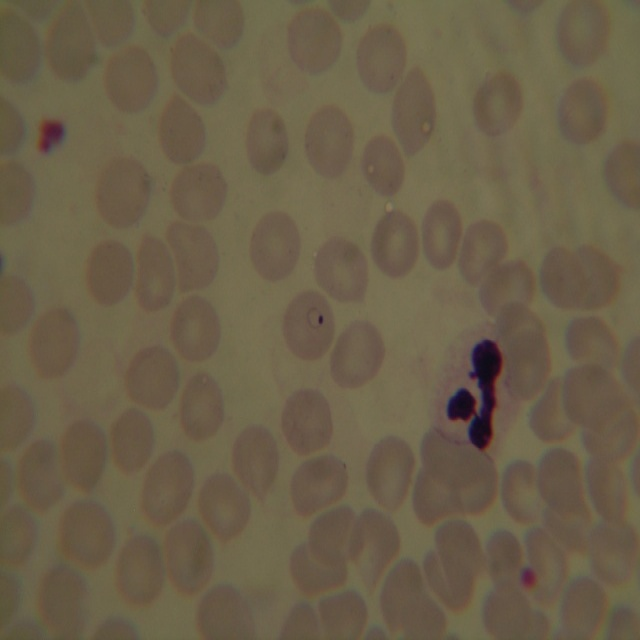
#> input picture samples/yolo/blood_smear_1.JPG, 640 x 640 px, found by its file name
$ jupyter execute lib.ipynb   (shell and % lines are left out)   (older library calls are emulated)
#> lines starting #> are read from the running program, lines starting #| are printed output that depends on the picture; after the words box and inside, x2 and y2 are one past the last pixel; in counts of white or black regions, pixels touching at a corner belong together
[cell 1]
import numpy as np
import matplotlib.pyplot as plt
from skimage import data
from skimage import filters
from skimage import exposure
import cv2
from math import pi, ceil, floor
import os
import time

#PATH = "./PHOTOS_MALARIA_VHIR_UPC/fotos_2015_12_01/P_falciparum/Trofozoits/DSCN0083.JPG"
PATH = "./samples/blood_smear_1.JPG"
RESULT_PATH = "./samples/myresults/"
#PATH = "DSCN4223.JPG"

CELL_POINT_SIZE = 5
CELL_COLOR      = (255,60,0)
INTERNAL_COLOR  = (215,215,20)
EXTERNAL_COLOR  = (255, 255, 255)

# General functions

[cell 2]
def saveResults(image_name, method_name, cells,internalInfection,externalInfection, passTime):

    image_name_parts = image_name.split("/")
    image_name = image_name_parts[-1]
    image_name = image_name.lower().replace(".jpg","")
    f_name = RESULT_PATH + image_name + "_result.txt"

    if os.path.exists(RESULT_PATH) == False:
        os.mkdir(RESULT_PATH)

    if os.path.exists(f_name):
        f = open(f_name,"r+")

        lines = f.read().split("\n")
        for l in range(len(lines)):
            line = lines[l]
            if line.startswith(method_name):
                lines[l] = f"{method_name:20}\t{cells:7}\t{internalInfection:8}\t{externalInfection:8}\t{passTime:6}"
                txt = "\n".join(lines)

                f.truncate(0)
                f.seek(0)
                f.write(txt)
                f.close()
                return
    else:
        f = open(f_name,"w")
        f.write(f"{'METHOD':20}\t{'  CELLS':7}\t{'INTERNAL':8}\t{'EXTERNAL':8}\t{'TIME':6}\n")
    f.write(f"{method_name:20}\t{cells:7}\t{internalInfection:8}\t{externalInfection:8}\t{passTime:6}\n")
    f.close()

#saveResults("b","teste1",1,2,3,'5.5s')

[cell 3]
def getImage(path=PATH, mode=0, size=(640,480), show=False):
    img = cv2.imread(path,mode)
    if mode == 1:
        img = cv2.cvtColor(img, cv2.COLOR_BGR2RGB)
    if img is None:
        print("Não foi possível abrir a imagem:", path)
    res = cv2.resize(img,size)
    if show:
        plt.figure(figsize=(10,10))
        plt.imshow(res)
        plt.show()
    return res

def applyBlur(img, k=9):
    return cv2.GaussianBlur(img,(k,k),0)

def otsu(img,block=81,offset=0.3):
    return cv2.adaptiveThreshold(img,255,cv2.ADAPTIVE_THRESH_MEAN_C, cv2.THRESH_BINARY_INV,block,offset)

def adaptativeThresh(img,block=121,offset=0):
    return cv2.adaptiveThreshold(img,255,cv2.ADAPTIVE_THRESH_MEAN_C, cv2.THRESH_BINARY_INV,block,offset)

def fillHoles(img):
    contours, hierarchy = cv2.findContours(img, cv2.RETR_TREE, cv2.CHAIN_APPROX_SIMPLE)
    thresh_filled = np.zeros((img.shape[0], img.shape[1]), dtype=np.uint8)
    color = 255
    for i in range(len(contours)):
        cv2.drawContours(thresh_filled, contours, i, color, -1, cv2.LINE_8, hierarchy, 0)
    return thresh_filled

def connectedComponents(thresh):
    output = cv2.connectedComponentsWithStats(thresh, 4, cv2.CV_32S)
    (numLabels, labels, stats, centroids) = output

    # Map component labels to hue val, 0-179 is the hue range in OpenCV
    label_hue = np.uint8(179*labels/np.max(labels))
    blank_ch = 255*np.ones_like(label_hue)
    labeled_img = cv2.merge([label_hue, blank_ch, blank_ch])

    # Converting cvt to BGR
    labeled_img = cv2.cvtColor(labeled_img, cv2.COLOR_HSV2BGR)

    # set bg label to black
    labeled_img[label_hue==0] = 0

    labeled_img_rgb = cv2.cvtColor(labeled_img, cv2.COLOR_BGR2RGB)
    return labeled_img_rgb, numLabels, labels, stats, centroids


def erode(src,size):
    element = cv2.getStructuringElement(cv2.MORPH_ELLIPSE, (2 * size + 1, 2 * size + 1),
                                       (size, size))
    return cv2.erode(src, element)

def dilate(src,size):
    element = cv2.getStructuringElement(cv2.MORPH_ELLIPSE, (2 * size + 1, 2 * size + 1),
                                       (size, size))
    return cv2.dilate(src, element)

def getPrincipalComponents(img):
    # Connected components with stats.
    nb_components, output, stats, centroids = cv2.connectedComponentsWithStats(img, connectivity=4)

    max_label, max_size = max([(i, stats[i, cv2.CC_STAT_AREA]) for i in range(1, nb_components)], key=lambda x: x[1])

    img2 = np.zeros(output.shape, dtype='uint8')
    img2[output == max_label] = 255
    return img2

[cell 4]
MIN_CELL_AREA = 500
MAX_CELL_AREA = 2700#2300

def markCells(img, mask, components = None):

    if components == None:
        labeled_img_rgb, numLabels, labels, stats, centroids = connectedComponents(mask)
        #o primeiro componente é o fundo, deve ser ignorado sempre
        start = 1
    else:
        labeled_img_rgb, numLabels, labels, stats, centroids = components
        start = 0

    cellsCount = 0

    for i in range(start, numLabels):
        # extract the connected component statistics and centroid for
        # the current label
        x = stats[i, cv2.CC_STAT_LEFT]
        y = stats[i, cv2.CC_STAT_TOP]
        w = stats[i, cv2.CC_STAT_WIDTH]
        h = stats[i, cv2.CC_STAT_HEIGHT]
        #get area
        area = stats[i, cv2.CC_STAT_AREA]
        (cX, cY) = centroids[i]

        #print(minArea, area, maxArea) minArea=MIN_CELL_AREA, maxArea=MAX_CELL_AREA
        if MIN_CELL_AREA < area < MAX_CELL_AREA:
            cellsCount += 1

            cv2.circle(img, (int(cX), int(cY)), CELL_POINT_SIZE, (0,0,0), -1)
            cv2.circle(img, (int(cX), int(cY)), CELL_POINT_SIZE-1, CELL_COLOR, -1)

            cv2.putText(img, str(cellsCount), (int(cX)+2, int(cY)+2), cv2.FONT_HERSHEY_SIMPLEX,
                        .4, (0,0,0),       2, cv2.LINE_AA)
            cv2.putText(img, str(cellsCount), (int(cX)+3, int(cY)+3), cv2.FONT_HERSHEY_SIMPLEX,
                        .4, (255,255,255), 1, cv2.LINE_AA)


        if MAX_CELL_AREA < area:

            est = ceil(area/MAX_CELL_AREA)
            cv2.circle(img, (int(cX)-7, int(cY)), CELL_POINT_SIZE, (0,0,0), -1)
            cv2.circle(img, (int(cX)-7, int(cY)), CELL_POINT_SIZE-1, CELL_COLOR, -1)

            txt = "("+(",".join([str(q) for q in range(cellsCount+1,cellsCount+est+1,1)]))+")"

            cv2.putText(img, txt, (int(cX)+2, int(cY)+2), cv2.FONT_HERSHEY_SIMPLEX,
                        .4, (0,0,0),       2, cv2.LINE_AA)
            cv2.putText(img, txt, (int(cX)+3, int(cY)+3), cv2.FONT_HERSHEY_SIMPLEX,
                        .4, (255,255,255), 1, cv2.LINE_AA)
            cellsCount += est

            cv2.rectangle(img, (x,y), (x+w,y+h), CELL_COLOR, 1)

    return img, cellsCount

def breakBigGroups(mask,_erode=15,_dilate=11):

    labeled_img_rgb, numLabels, labels, stats, centroids = connectedComponents(mask)


    for i in range(1, numLabels):
        x = stats[i, cv2.CC_STAT_LEFT]
        y = stats[i, cv2.CC_STAT_TOP]
        w = stats[i, cv2.CC_STAT_WIDTH]
        h = stats[i, cv2.CC_STAT_HEIGHT]
        area = stats[i, cv2.CC_STAT_AREA]
        (cX, cY) = centroids[i]

        cutY = y - 1 if y > 0 else y
        cutX = x - 1 if x > 0 else x
        cutXW = x+w+1
        cutYH = y+h+1

        cut = mask[cutY:cutYH, cutX:cutXW]
        cut = cut.copy()

        if MAX_CELL_AREA < area:
            cut_bk = cut.copy()
            cut = getPrincipalComponents(cut)

            #remove the group from original image
            cell_on_original_size = np.zeros( mask.shape ,dtype='uint8')
            cell_on_original_size[cutY:cutYH, cutX:cutXW] = cut
            mask[ cell_on_original_size == 255 ] = 0

            #work on group
            #cut = cv2.erode(cut, kernel, iterations=1)
            cut = erode(cut,_erode)
            cut = dilate(cut,_dilate)

            #return the eroded and marked group to original image
            cell_on_original_size = np.zeros( mask.shape ,dtype='uint8')
            cell_on_original_size[cutY:cutYH, cutX:cutXW] = cut
            mask += cell_on_original_size

    return mask

# Colors functions

[cell 5]
def random_color():
    color = tuple(np.random.randint(256, size=3))
    if (color[0] < 100 and color[1] < 100 and color[2] < 100):
        return random_color()
    elif (color[0] > 230 and color[1] > 230 and color[2] > 230):
        return random_color()
    else:
        return (int(color[0]),int(color[1]),int(color[2]))


def list_colors(img):
    shape = img.shape
    if (len(shape) == 2):
        img = cv2.cvtColor(img,cv2.COLOR_GRAY2RGB)

    reshapedImg = img.reshape(1,shape[0]*shape[1],3)[0]
    colors = np.unique(reshapedImg, axis=0)
    colors = np.delete(colors,0,axis=0)
    return colors


def shuffle_colors(img):

    if len(img.shape) == 2:
        img = cv2.merge([img,img,img])

    colors = list_colors(img)
    labeled_img_rgb3 = img.copy()

    for color in colors:
        newColor = random_color()

        red, green, blue = labeled_img_rgb3.T
        selected_color = (red == color[0]) & (green == color[1]) & (blue == color[2])
        labeled_img_rgb3[selected_color.T] = newColor
    return labeled_img_rgb3


def colorize(img):
    labeled_rgb, numLabels, labels, stats, centroids = connectedComponents(img)
    return shuffle_colors(labeled_rgb)

# Parasites functions

[cell 6]
def hsvParMask(img):
    #range 1
    fromColor=(120,70,20)
    toColor=(180,190,110)
    hsv = cv2.cvtColor(img, cv2.COLOR_RGB2HSV)
    mask1 = cv2.inRange(hsv, fromColor, toColor)

    #range 2
    fromColor=(0,70,85)
    toColor=(15,75,105)

    mask2 = cv2.inRange(hsv, fromColor, toColor)


    mask = np.zeros(img.shape)
    mask = cv2.bitwise_or(mask1,mask2)

    #mask = maskConditionalBlur(mask,3,3)
    #mask = maskConditionalBlur(mask,30,40)
    #mask = cv2.inRange(hsv, fromColor, toColor)
    mask_dilated = mask.copy()
    #erode
    kernel = np.ones((3, 3), np.uint8)
    mask_dilated = cv2.erode(mask_dilated, kernel)
    #dilate
    kernel = np.ones((15, 15), np.uint8)
    mask_dilated = cv2.dilate(mask_dilated, kernel)

    return mask, mask_dilated


def gsParasiteMask(gsImg):
    if (len(gsImg.shape) == 3):
        gsImg = cv2.cvtColor(gsImg,cv2.COLOR_RGB2GRAY)
    ret, thresh = cv2.threshold(gsImg, 75, 1, cv2.THRESH_BINARY_INV)
    return thresh

def remove_parasites(img,mask):
    maximum = np.max(mask)
    img[mask == maximum] = 0
    img = erode(img,2)
    img = dilate(img,2)
    return img

MIN_PARASITE_AREA = 20


def markParasites(img, parasite_mask, cell_mask, cell_components = None, contact_percent=0.15):


    labeled_rgb, numLabels, labels, stats, centroids = connectedComponents(parasite_mask)

    if cell_components is None:
        _, _, _, cell_stats, _ = connectedComponents(cell_mask)
    else:
        cell_mask = cv2.cvtColor(cell_components[0],cv2.COLOR_RGB2GRAY)
        cell_stats = cell_components[3]

    internal_count = 0
    external_count = 0


    for i in range(1, numLabels):
        area = stats[i, cv2.CC_STAT_AREA]
        #se for apenas pequenos pontos nao conta
        if MIN_PARASITE_AREA > area:
            continue

        x = stats[i, cv2.CC_STAT_LEFT]
        y = stats[i, cv2.CC_STAT_TOP]
        w = stats[i, cv2.CC_STAT_WIDTH]
        h = stats[i, cv2.CC_STAT_HEIGHT]
        (cX, cY) = centroids[i]

        color = EXTERNAL_COLOR
        c = 0
        for cell_stat in cell_stats:
            c += 1
            cellArea  = cell_stat[cv2.CC_STAT_AREA]
            cellX = cell_stat[cv2.CC_STAT_LEFT]
            cellY = cell_stat[cv2.CC_STAT_TOP]
            cellW = cell_stat[cv2.CC_STAT_WIDTH]
            cellH = cell_stat[cv2.CC_STAT_HEIGHT]

            if MIN_CELL_AREA < cellArea < MAX_CELL_AREA*10:
                #faz um recorte da celula e do parasita
                cell_cut                                       = np.zeros(parasite_mask.shape)
                cell_cut[cellY:cellY+cellW, cellX:cellX+cellH] = cell_mask[cellY:cellY+cellW, cellX:cellX+cellH]
                par_cut                = np.zeros(parasite_mask.shape)
                par_cut[y:y+h, x:x+w]  = parasite_mask[y:y+h, x:x+w]


                #verifica a superficie em contato
                contact = np.zeros(cell_cut.shape)
                contact[cv2.bitwise_and(cell_cut,par_cut) > 0] = 1
                contact_percent_calc = np.sum(contact) / area

                #se atingir o minimo esperado, classifica interno
                if contact_percent_calc >= contact_percent:
                    color = INTERNAL_COLOR
                    cv2.rectangle(img, (cellX,cellY), (cellX+cellW,cellY+cellH), (0,255,0), 1)
                    break

        if color == INTERNAL_COLOR:
            internal_count += 1
        else:
            external_count += 1
        #caso nao esteja em contato com nenhuma celula, é externo
        cv2.rectangle(img, (x,y), (x+w,y+h), color, 1)

    return img, internal_count, external_count


# [5 lines of commented-out code are left out]

# Thresholding
## OTSU

[cell 7]
def otsu_method(path, blur=True):
    start = time.time()
    #read in grayscale
    imgGS = getImage(path=path)
#> in getImage, `img = cv2.imread(path,mode)`:
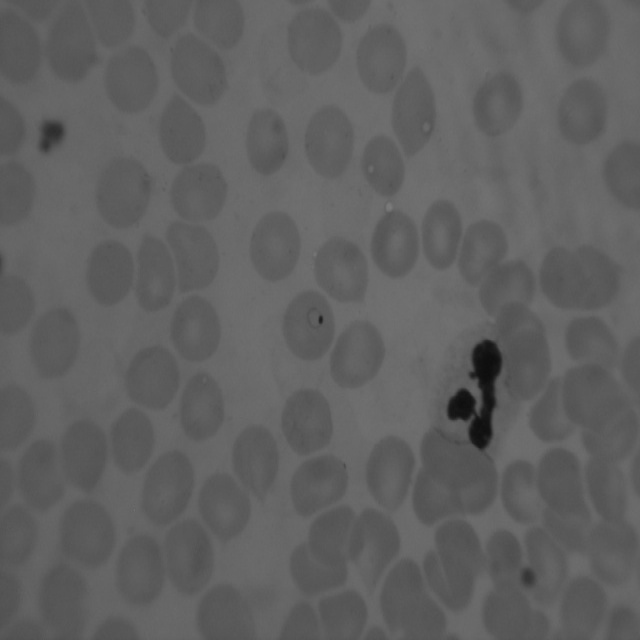
#> img: shape (640, 640); min 13, max 124, mean 96.4
    #read in colors
    img = getImage(path=path,mode=1)
#> call 2 of getImage, with path = './samples/blood_smear_1.JPG', mode = 1, size = (640, 480), show = False
#> in getImage, img is the input picture: shape (640, 640, 3); mean B, G, R 72.9, 95.4, 107.5
#> in getImage (call 2), `res = cv2.resize(img,size)`:
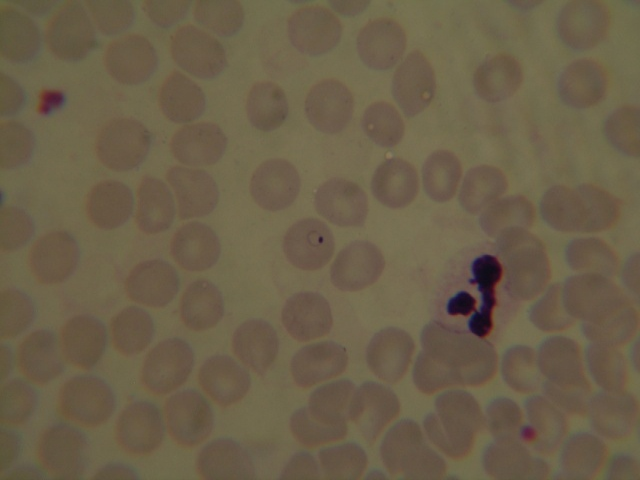
#> res: shape (480, 640, 3); mean R, G, B 107.6, 95.5, 73

    #apply blur
    if blur:
        imgGS = applyBlur(imgGS)
        img = applyBlur(img)

    #otsu adaptative
    cell_mask = otsu(imgGS)

    #hsv mask
    #par_mask, par_mask_dilated = hsvParMask(img)
    #GS mask
    par_mask = gsParasiteMask(imgGS)
#> in gsParasiteMask, `ret, thresh = cv2.threshold(gsImg, 75, 1, cv2.THRESH_BINARY_INV)`:
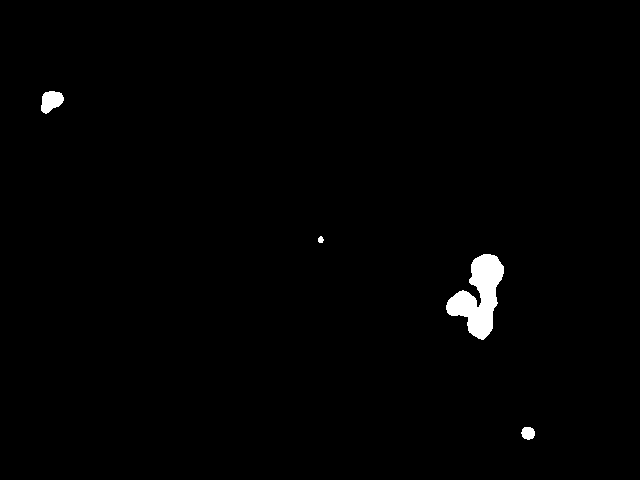
#> thresh: shape (480, 640); values 0 (black) and 1 (white), 1% white; 4 white regions, box (x1, y1, x2, y2) and area: (446, 254, 504, 340) 2565, (41, 91, 64, 114) 369, (521, 427, 535, 440) 143, (318, 236, 324, 243) 32

    #remove parasites from otsu
    cell_mask = remove_parasites(cell_mask,par_mask)
#> in remove_parasites, `maximum = np.max(mask)`: maximum = 1
#> in dilate, `return cv2.dilate(src, element)`:
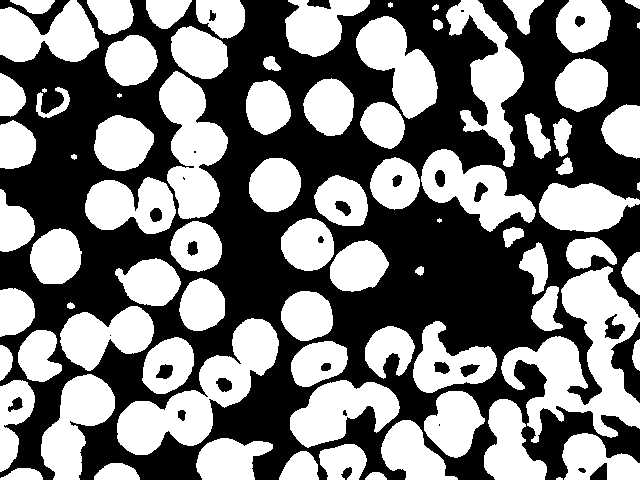
#> returned value: shape (480, 640); 48.3% white; 82 white regions (5 under 20 px)

    #fill holes
    cell_mask = fillHoles(cell_mask)
#> in fillHoles, `contours, hierarchy = cv2.findContours(img, cv2.RETR_TREE, cv2.CHAIN_A..`: contours = 106 contours, 13 with area under 20; largest, box (x1, y1, x2, y2) and area: (501, 266, 640, 443) 10274, (117, 318, 279, 455) 7995, (159, 71, 228, 219) 5716, (446, 0, 524, 167) 4652, (421, 149, 536, 232) 4582
#> the loop in fillHoles, `for i in range(len(contours)):` made 106 passes

    #break gorup of cells
    cell_mask = breakBigGroups(cell_mask)
#> in connectedComponents, `(numLabels, labels, stats, centroids) = output`:
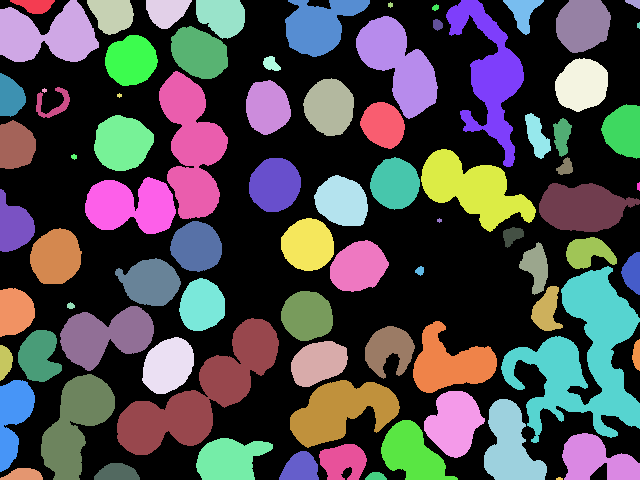
#> labels: shape (480, 640) int32; 83 distinct labels, from 0 to 82; one colour per label, 0 black
#> in connectedComponents, `(numLabels, labels, stats, centroids) = output`: numLabels = 83; stats = 83 rows, first 6: [0, 0, 640, 480, 156645], [10, 0, 45, 14, 410], [0, 0, 99, 62, 4001], [87, 0, 47, 35, 1207], [146, 0, 46, 29, 937], [196, 0, 49, 39, 1494]; centroids = 83 pairs, first value 4.81 to 638.1, second value 2.74 to 478.2
#> in connectedComponents, `labeled_img[label_hue==0] = 0`:
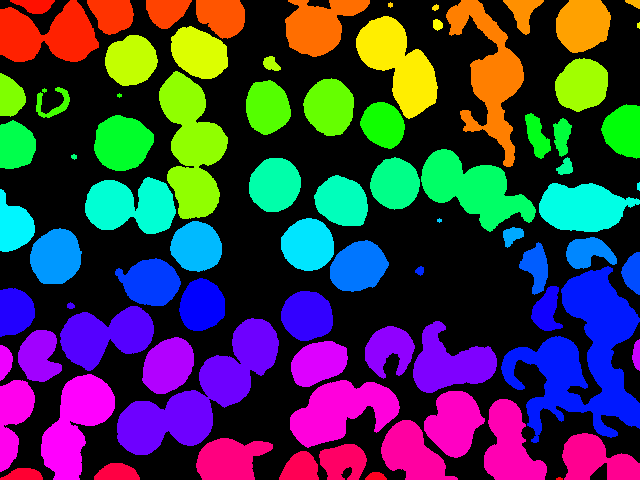
#> labeled_img: shape (480, 640, 3); mean B, G, R 73.1, 54.8, 61.3
#> in breakBigGroups, `labeled_img_rgb, numLabels, labels, stats, centroids = connectedCompon..`: numLabels = 83
#> the loop in breakBigGroups, `for i in range(1, numLabels):` made 82 passes
#> (x, y, w, h, area, cX, cY, cutY) on passes 1, 3, 4, 5, 8, 9, 10, 11: (10, 0, 45, 14, 410, 34.49, 5.07, 0), (87, 0, 47, 35, 1207, 111.8, 14.35, 0), (146, 0, 46, 29, 937, 166.1, 11.14, 0), (196, 0, 49, 39, 1494, 221.4, 15.92, 0), (503, 0, 41, 35, 667, 522.6, 11.85, 0), (556, 0, 55, 53, 2321, 582.4, 24.34, 0), (625, 0, 15, 9, 84, 633.7, 2.74, 0), (388, 2, 5, 6, 22, 390, 4.5, 1)
#> pass 2, in getPrincipalComponents, `nb_components, output, stats, centroids = cv2.connectedComponentsWithS..`:
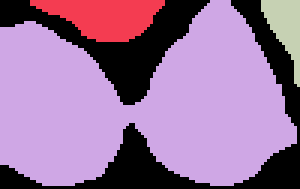
#> output: shape (63, 100) int32 (shown 3 times larger); 4 distinct labels, from 0 to 3; one colour per label, 0 black
#> after the loop in breakBigGroups, `for i in range(1, numLabels):`:
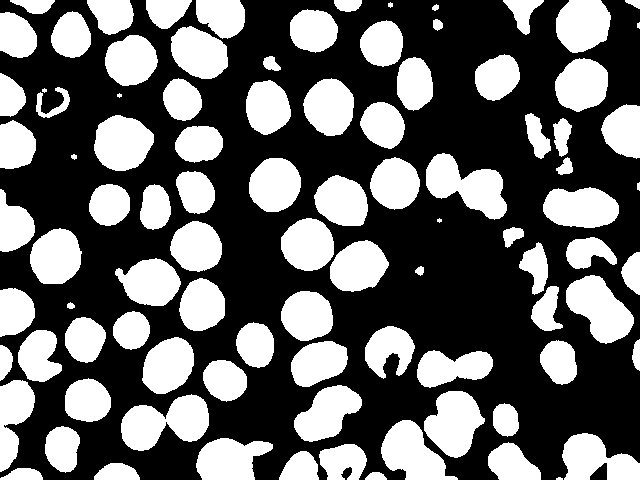
#> mask: shape (480, 640); 39.5% white; 94 white regions (5 under 20 px), largest, box (x1, y1, x2, y2) and area: (121, 394, 209, 451) 3122, (426, 153, 507, 220) 2970, (566, 275, 634, 344) 2801

    #colorize the cells
    cell_mask_colored = colorize(cell_mask)
#> in connectedComponents (call 2), `(numLabels, labels, stats, centroids) = output`:
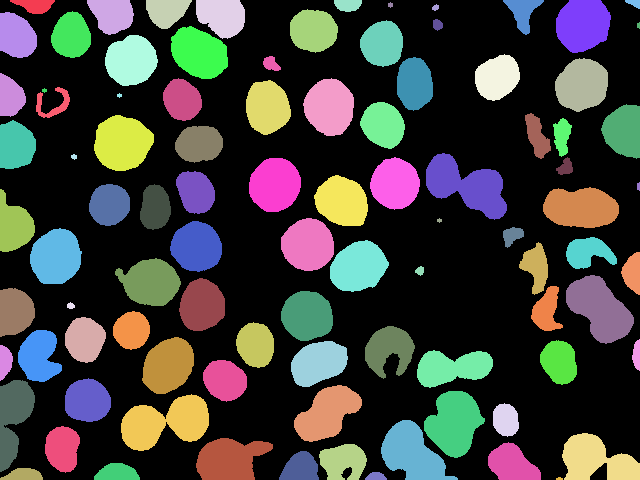
#> labels: shape (480, 640) int32; 95 distinct labels, from 0 to 94; one colour per label, 0 black
#> in connectedComponents (call 2), `labeled_img[label_hue==0] = 0`:
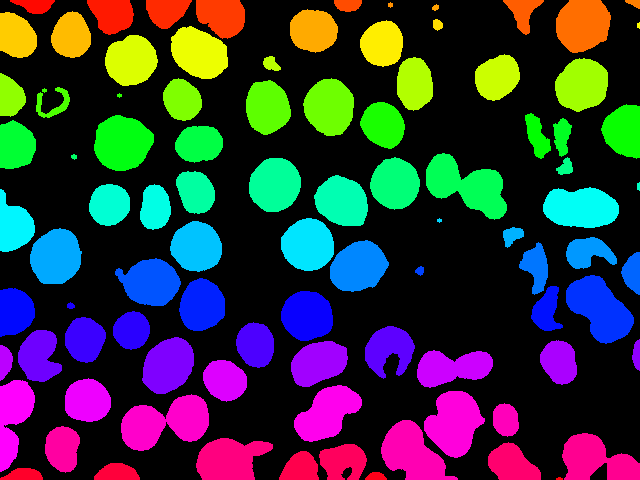
#> labeled_img: shape (480, 640, 3); mean B, G, R 57.5, 49.1, 48.4
#> the loop in shuffle_colors, `for color in colors:` made 94 passes
#> (the rest of the program and of its run is left out)
